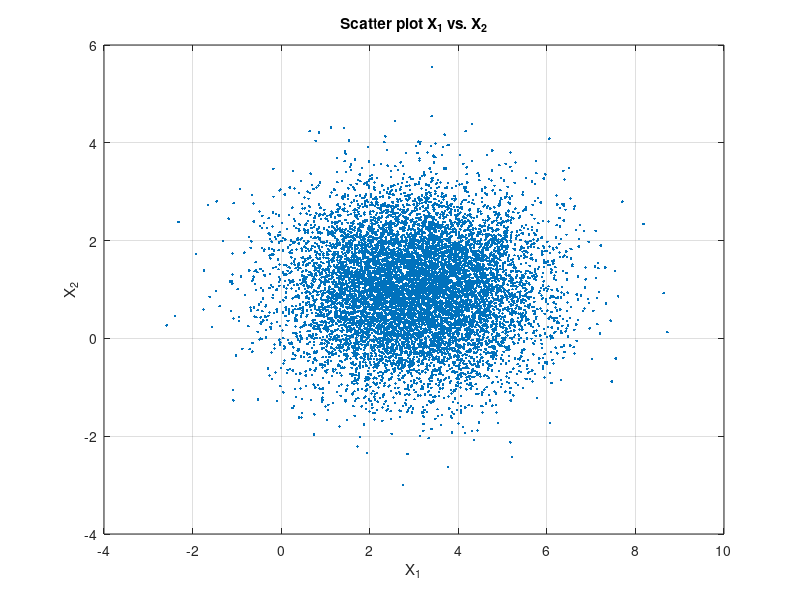
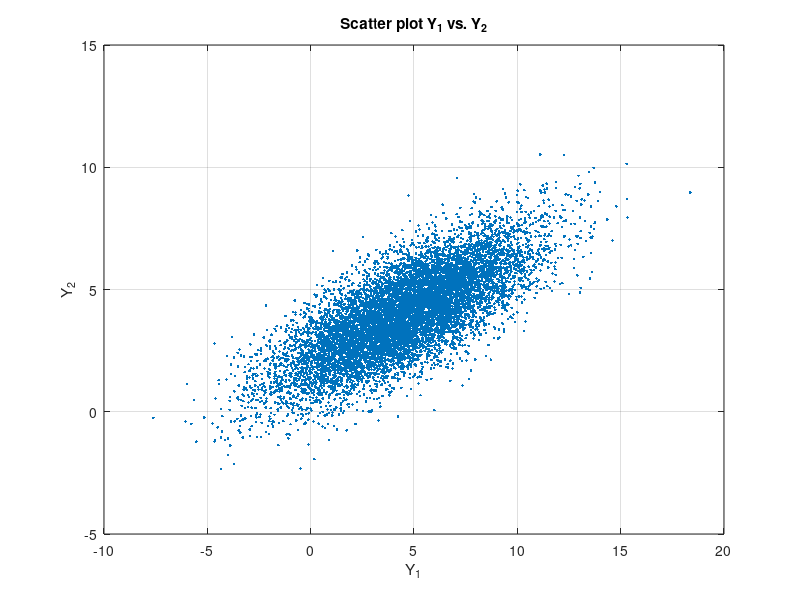

These figures' MATLAB source, in order:

clear; clc; 

% EXC 4
% N(3,2) gaussian:
N = 10000; 
X1 = randn(1,N);
X1 = 3 + sqrt(2)*X1; 

% N(1,1) gaussian:
X2 = randn(1,N);
X2 = 1 + X2;

Y1 = 0.5*X1 + 3*X2;
Y2 = X1 + X2; 

%% a) Expression for the joint pdf fX1X2 (x1, x2)?


%% b) mean, cov

mean_1 = mean(X1);
mean_2 = mean(X2);

C = cov(X1, X2);
C2 = corrcoef(X1, X2);
disp(['Mean X1 = ',num2str(mean_1) ])
disp(['Mean X2 = ',num2str(mean_2) ])
disp(['Cov(X1, X2) = ',num2str(C(1,2)) ])
disp(['p(X1, X2) = ',num2str(C2(1,2)) ])

%% c) scatter plot

figure; 

plot(X1, X2, '.');
grid on;
xlabel('X_1');
ylabel('X_2');
title('Scatter plot X_1 vs. X_2');

%% d) repeat a), b) and c) for Y1 and Y2


% b)
mean_1 = mean(Y1);
mean_2 = mean(Y2);

C1 = cov(Y1, Y2);
C22 = corrcoef(Y1, Y2);

disp('_')
disp('Part d)')

disp(['Mean Y1 = ',num2str(mean_1) ])
disp(['Mean Y2 = ',num2str(mean_2) ])
disp(['Cov(Y1, Y2) = ',num2str(C1(1,2)) ])
disp(['p(Y1, Y2) = ',num2str(C22(1,2)) ])

% c) 
figure; 

plot(Y1, Y2, '.');
grid on;
xlabel('Y_1');
ylabel('Y_2');
title('Scatter plot Y_1 vs. Y_2');


%% f)
int = @(v) (1/sqrt(2*pi)) * exp(-0.5 * v.^2) .* normcdf((4*sqrt(3)/5).*v - sqrt(6)/10);

int2 = integral(int, -1.1547, -0.5774);


%% g)
event = (Y2 > 2) & (Y2 < 3) & (Y1 > 5);
condition = Y1 > 5;

P_estimate = sum(event) / sum(condition);
